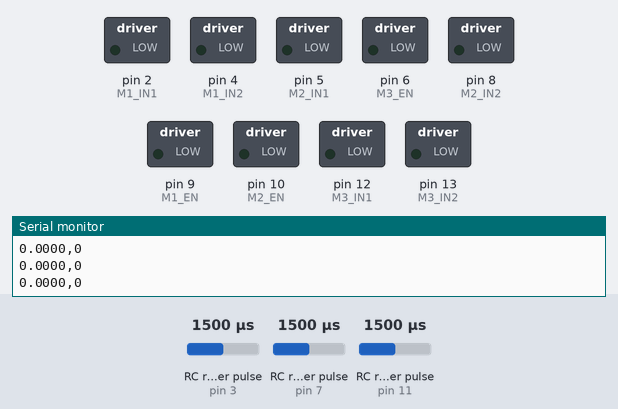
A sketch run on a simulated Arduino Uno, built with avr-gcc and run on an emulated ATmega328P. Shown: switched loads named in the sketch (green lamp = pin HIGH), the last lines printed to the serial monitor. Wiring (inferred from the names in the program): 3 × RC receiver channel: data pin 3 / data pin 7 / data pin 11. Inputs (shaded band) come from the test bench; at power-on: RC receiver pulse (sensors on pin 3, pin 7, pin 11) 1500 µs.

Above: at 1.2 s.
1.3 s: RC receiver pulse (sensor on pin 3) set to 1457 µs
2.8 s: RC receiver pulse (sensor on pin 3) set to 1436 µs
At 4.0 s:
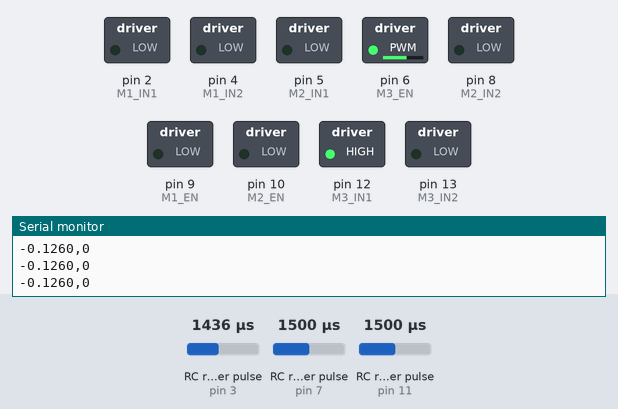
4.3 s: RC receiver pulse (sensor on pin 7) set to 1458 µs
5.8 s: RC receiver pulse (sensor on pin 7) set to 1441 µs
At 6.5 s:
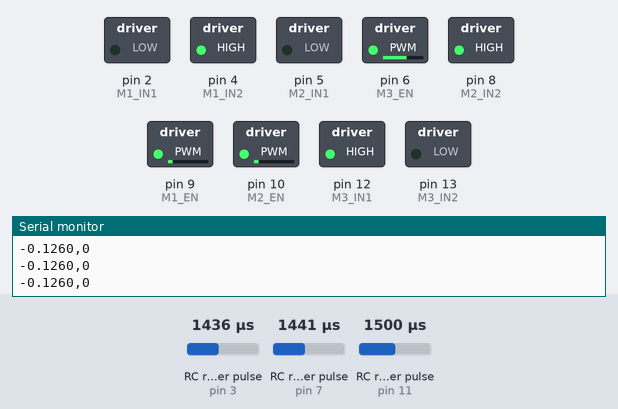
7.3 s: RC receiver pulse (sensor on pin 3) set to 1020 µs
At 7.7 s:
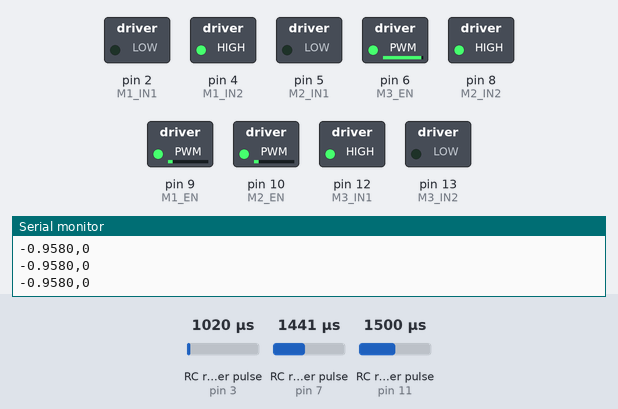
8.8 s: RC receiver pulse (sensor on pin 7) set to 1020 µs
At 10.0 s:
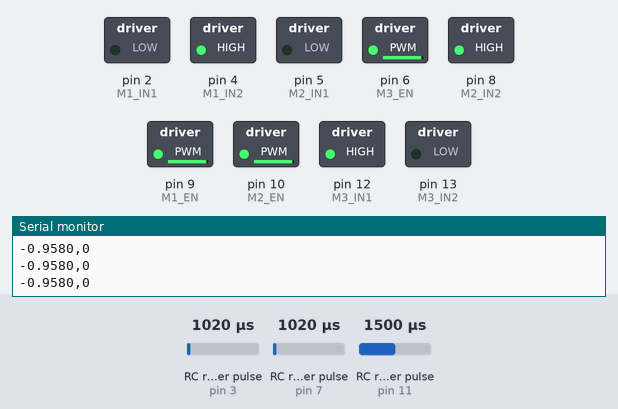
Timing chart, 0 to 11.3 s (numbered marks = the images above; inputs shaded):
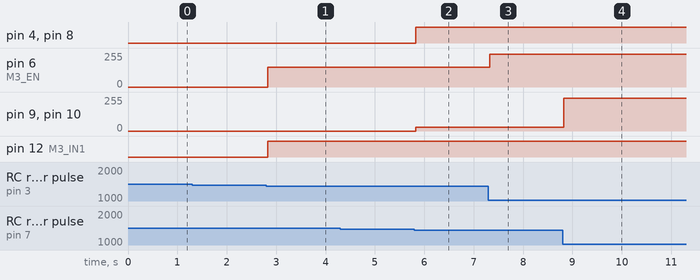

Measured:
- the behaviour switches between 1450 and 1449 µs on RC receiver pulse (sensor on pin 3) (found by bisection; images 0 and 1)
- the behaviour switches between 1450 and 1449 µs on RC receiver pulse (sensor on pin 7) (found by bisection; images 1 and 2)
- after the input at 2.8 s, pin 6 (M3_EN): 0/255 → 150/255 at once; pin 12 (M3_IN1): LOW → HIGH at once
- after the input at 5.8 s, pin 4 (M1_IN2), pin 8 (M2_IN2): LOW → HIGH at once; pin 9 (M1_EN), pin 10 (M2_EN): 0/255 → 29/255 at once
- after the input at 7.3 s, pin 6 (M3_EN): 150/255 → 244/255 at once
- after the input at 8.8 s, pin 9 (M1_EN), pin 10 (M2_EN): 29/255 → 244/255 at once

The sketch:

RC_Driving_Data_Collection.ino
```cpp
// RC Transmitter driven version
// Steering PWM on pin 3, Throttle PWM on pin 7

// --- Pin definitions for the L298N ---
const int M1_EN  = 9;
const int M1_IN1 = 2;
const int M1_IN2 = 4;

const int M2_EN  = 10;
const int M2_IN1 = 5;
const int M2_IN2 = 8;

const int M3_EN  = 6;
const int M3_IN1 = 12;
const int M3_IN2 = 13;

// --- RC Receiver input pins ---
const int RC_STEERING_PIN = 3; // CH1
const int RC_THROTTLE_PIN = 7; //CH2
const int RC_CH3 = 11; //CH3

// --- Config ---
const int TURN_SCALE  = 255;   // max turning power
const int DRIVE_SPEED = 255;   // max drive speed (0–255)

// --- RC PWM calibration (microseconds) ---
// Adjust these to match your transmitter's actual output
const int RC_MIN      = 1000;  // full reverse / full left
const int RC_MID      = 1500;  // centre / neutral
const int RC_MAX      = 2000;  // full forward / full right
const int RC_DEADBAND = 50;    // µs either side of centre to ignore

// --- Motor function ---
void setMotor(int en, int in1, int in2, int speed) {
  speed = constrain(speed, -255, 255);

  if (speed > 0) {
    digitalWrite(in1, HIGH);
    digitalWrite(in2, LOW);
    analogWrite(en, speed);
  }
  else if (speed < 0) {
    digitalWrite(in1, LOW);
    digitalWrite(in2, HIGH);
    analogWrite(en, -speed);
  }
  else {
    digitalWrite(in1, LOW);
    digitalWrite(in2, LOW);
    analogWrite(en, 0);
  }
}

void stopAll() {
  setMotor(M1_EN, M1_IN1, M1_IN2, 0);
  setMotor(M2_EN, M2_IN1, M2_IN2, 0);
  setMotor(M3_EN, M3_IN1, M3_IN2, 0);
}

// --- Read RC PWM pulse width (microseconds) ---
// Returns -1 if signal is absent or invalid
long readPWM(int pin) {
  unsigned long pulse = pulseIn(pin, HIGH, 25000); // 25ms timeout
  if (pulse == 0) return -1;
  return (long)pulse;
}

// --- Map PWM to a -1.0 to 1.0 float with deadband ---
float pwmToFloat(long pwm) {
  if (pwm < 0) return 0.0;  // no signal

  pwm = constrain(pwm, RC_MIN, RC_MAX);

  // Apply deadband around centre
  if (abs(pwm - RC_MID) < RC_DEADBAND) return 0.0;

  // Map directly: 1000 -> -1.0, 1500 -> 0.0, 2000 -> 1.0
  return (float)(pwm - RC_MID) / (float)(RC_MAX - RC_MID);
}

// --- Setup ---
void setup() {
  pinMode(M1_EN, OUTPUT); pinMode(M1_IN1, OUTPUT); pinMode(M1_IN2, OUTPUT);
  pinMode(M2_EN, OUTPUT); pinMode(M2_IN1, OUTPUT); pinMode(M2_IN2, OUTPUT);
  pinMode(M3_EN, OUTPUT); pinMode(M3_IN1, OUTPUT); pinMode(M3_IN2, OUTPUT);

  pinMode(RC_STEERING_PIN, INPUT);
  pinMode(RC_THROTTLE_PIN, INPUT);
  pinMode(RC_CH3, INPUT);

  Serial.begin(9600);
  Serial.println("RC Ready");
}

// --- Loop ---
void loop() {

  // --- Read RC channels ---
  long steeringPWM = readPWM(RC_STEERING_PIN);
  long throttlePWM = readPWM(RC_THROTTLE_PIN);
  long ch3PWM = readPWM(RC_CH3);

  float steeringVal = pwmToFloat(steeringPWM);   // -1.0 (left) to 1.0 (right)
  float throttleVal = pwmToFloat(throttlePWM);   // -1.0 (reverse) to 1.0 (forward)

  // --- Failsafe: no signal detected ---
  if (steeringPWM < 0 || throttlePWM < 0) {
    stopAll();
    return;
  }

// --- Drive motors M1 + M2 from throttle ---
  int driveSpeed = (int)(throttleVal * DRIVE_SPEED);
  setMotor(M1_EN, M1_IN1, M1_IN2, driveSpeed);
  setMotor(M2_EN, M2_IN1, M2_IN2, driveSpeed);

  // --- Steering motor M3 ---
  int turnPower = (int)(-(steeringVal * TURN_SCALE));
  if (turnPower != 0 && abs(turnPower) < 150) {
    turnPower = (turnPower > 0) ? 150 : -150;
  }
  setMotor(M3_EN, M3_IN1, M3_IN2, turnPower);

  int ch3State = (ch3PWM >1700) ? 1 : 0;
  // --- Send steering to Pi ---
  Serial.print(steeringVal, 4);
  Serial.print(",");
  Serial.println(ch3State);


}
```
